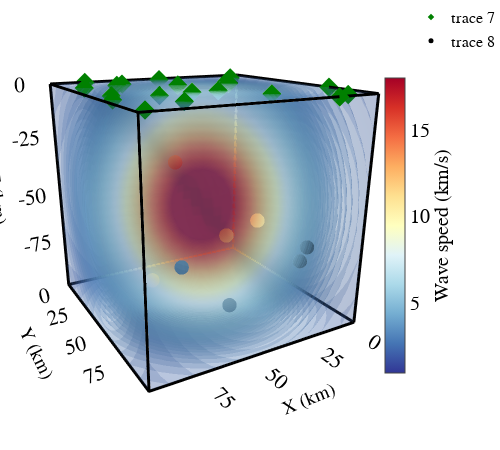

Notebook cell for this chart:
### Code cell
from harpa.plt_utils import plot3D
import plotly.graph_objects as go
fig=plot3D(V_test,X0,vmin=1,vmax=18,colorbar=True,show=False)

fig.add_trace(go.Scatter3d(x=station_df['x(km)']/dx, y=station_df['y(km)']/dx,z=-station_df['z(km)']/dx, mode='markers',marker=dict(color='green',symbol='diamond',size=8)))

fig.add_trace(go.Scatter3d(x=catalog_df['x(km)']/dx, y=catalog_df['y(km)']/dx,z=-catalog_df['z(km)']/dx, mode='markers',marker=dict(color='black',symbol='circle',size=8)))

fig.add_trace(go.Scatter3d(x=catalogs['x(km)']/dx, y=catalogs['y(km)']/dx,z=-catalogs['z(km)']/dx, mode='markers',marker=dict(color='black',symbol='cross',size=8)))

### Figure 1 — Plotly figure (JSON) as saved in the notebook; plotly's stock layout.template omitted (floating-point values rounded to 4 significant figures; data arrays with more than 128 entries replaced by an {"elided": "..."} marker saying what was removed)
{"data": [{"colorbar": {"len": 0.7, "thickness": 20, "tickfont": {"color": "black", "family": "Helvetica", "size": 20}, "title": {"font": {"color": "black", "family": "Helvetica", "size": 20}, "side": "right", "text": "Wave speed (km/s)"}, "x": 0.93, "y": 0.5}, "colorscale": [[0, "rgb(165,0,38)"], [0.1, "rgb(215,48,39)"], [0.2, "rgb(244,109,67)"], [0.3, "rgb(253,174,97)"], [0.4, "rgb(254,224,144)"], [0.5, "rgb(255,255,191)"], [0.6, "rgb(224,243,248)"], [0.7, "rgb(171,217,233)"], [0.8, "rgb(116,173,209)"], [0.9, "rgb(69,117,180)"], [1, "rgb(49,54,149)"]], "isomax": 18, "isomin": 1, "opacity": 0.2, "reversescale": true, "showlegend": false, "showscale": true, "surface": {"count": 100}, "type": "volume", "value": {"elided": "17576 float values"}, "x": {"elided": "17576 int values"}, "y": {"elided": "17576 int values"}, "z": {"elided": "17576 int values"}}, {"line": {"color": "black", "width": 6}, "mode": "lines", "showlegend": false, "type": "scatter3d", "x": [0, 25, 25, 0, 0], "y": [0, 0, 25, 25, 0], "z": [-25, -25, -25, -25, -25]}, {"line": {"color": "black", "width": 6}, "mode": "lines", "showlegend": false, "type": "scatter3d", "x": [0, 25, 25, 0, 0], "y": [0, 0, 25, 25, 0], "z": [0, 0, 0, 0, 0]}, {"line": {"color": "black", "width": 6}, "mode": "lines", "showlegend": false, "type": "scatter3d", "x": [0, 0], "y": [0, 0], "z": [-25, 0]}, {"line": {"color": "black", "width": 6}, "mode": "lines", "showlegend": false, "type": "scatter3d", "x": [0, 0], "y": [25, 25], "z": [-25, 0]}, {"line": {"color": "black", "width": 6}, "mode": "lines", "showlegend": false, "type": "scatter3d", "x": [25, 25], "y": [0, 0], "z": [-25, 0]}, {"line": {"color": "black", "width": 6}, "mode": "lines", "showlegend": false, "type": "scatter3d", "x": [25, 25], "y": [25, 25], "z": [-25, 0]}, {"marker": {"color": "green", "size": 5, "symbol": "diamond"}, "mode": "markers", "type": "scatter3d", "x": [12, 21, 3, 7, 19, 18, 23, 24, 12, 6, 23, 24, 5, 13, 9, 19, 19, 15, 0, 3], "y": [15, 0, 3, 9, 21, 4, 6, 24, 1, 7, 14, 17, 25, 8, 20, 16, 5, 15, 18, 24], "z": [0, 0, 0, 0, 0, 0, 0, 0, 0, 0, 0, 0, 0, 0, 0, 0, 0, 0, 0, 0]}, {"marker": {"color": "black", "size": 5, "symbol": "circle"}, "mode": "markers", "type": "scatter3d", "x": [8, 14, 16, 12, 5, 5, 20, 11], "y": [17, 21, 6, 17, 21, 22, 22, 3], "z": [-14, -21, -24, -15, -18, -16, -15, -10]}], "layout": {"font": {"color": "black", "family": "Helvetica", "size": 16}, "height": 450, "margin": {"b": 0, "l": 0, "r": 0, "t": 0}, "scene": {"bgcolor": "rgba(0,0,0,0)", "camera": {"center": {"x": 0, "y": 0, "z": -0.1}, "eye": {"x": 1.074, "y": 1.906, "z": 0.6952}}, "xaxis": {"showbackground": false, "ticktext": [0, 25, 50, 75, 100], "tickvals": [0, 6, 13, 19, 26], "title": {"text": "X (km)"}}, "yaxis": {"showbackground": false, "ticktext": [0, 25, 50, 75, 100], "tickvals": [0, 6, 13, 19, 26], "title": {"text": "Y (km)"}}, "zaxis": {"showbackground": false, "ticktext": [0, -25, -50, -75, -100], "tickvals": [0, -6, -13, -19, -26], "title": {"text": "Z (km)"}}}, "width": 500}}
